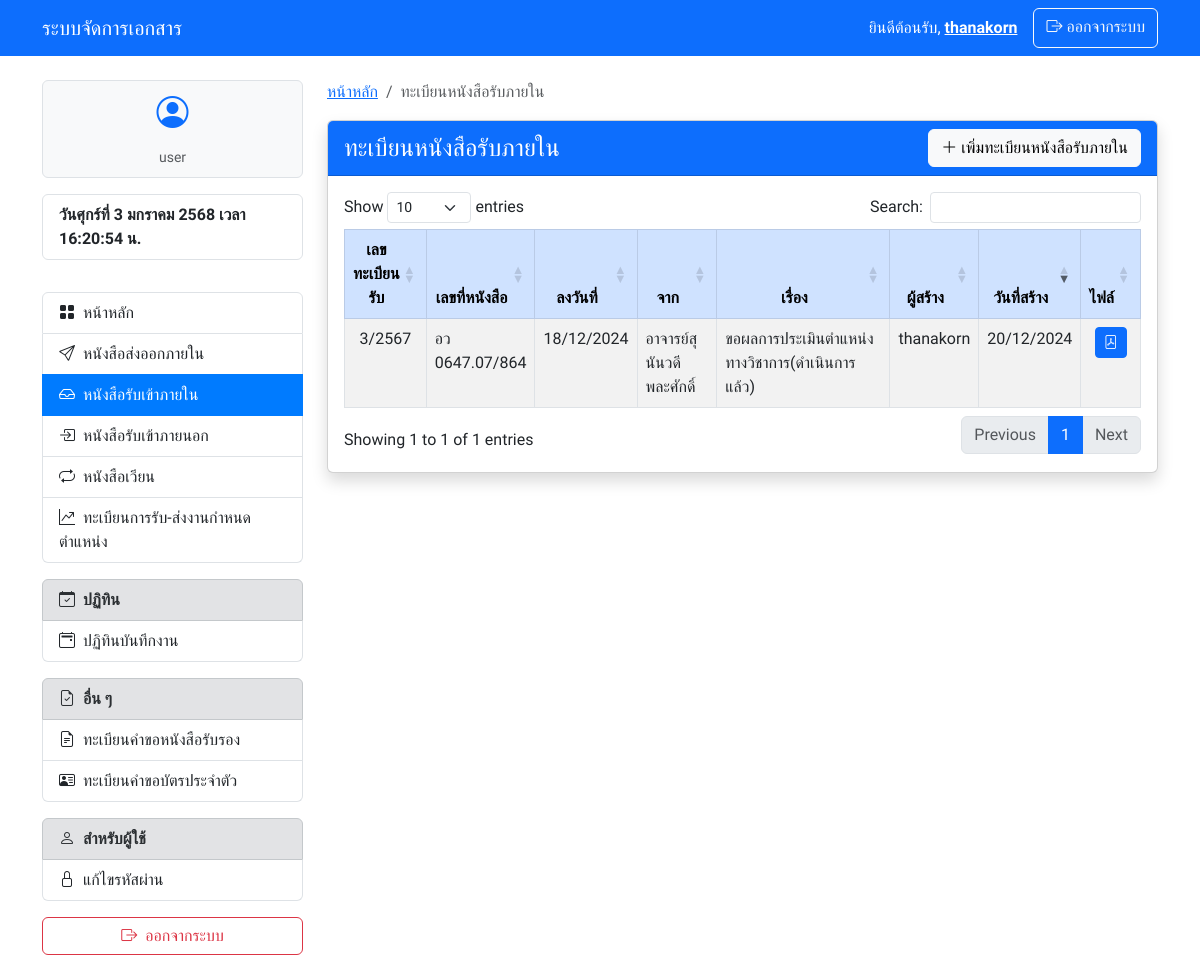
The page /internal_in/index.php (signed in) on the database its author committed.
### tables this page shows
CREATE TABLE `edms_internal_in_documents` (
  `document_id` int(11) NOT NULL,
  `document_number` int(11) NOT NULL COMMENT 'เลขทะเบียนรับ',
  `document_year` year(4) NOT NULL COMMENT 'ปีของหนังสือ',
  `document_reference_number` varchar(50) NOT NULL COMMENT 'เลขที่หนังสือ',
  `title` varchar(255) NOT NULL COMMENT 'ชื่อเรื่อง',
  `sender` varchar(255) NOT NULL COMMENT 'ผู้ส่ง',
  `receiver` varchar(255) DEFAULT NULL COMMENT 'ผู้รับ',
  `date_received` date NOT NULL COMMENT 'วันที่รับ',
  `attachment_path` varchar(255) DEFAULT NULL COMMENT 'ไฟล์แนบ',
  `note` text DEFAULT NULL,
  `category_id` int(11) DEFAULT NULL COMMENT 'หมวดหมู่งาน',
  `created_by` int(11) NOT NULL COMMENT 'ผู้สร้าง',
  `created_at` timestamp NOT NULL DEFAULT current_timestamp() COMMENT 'เวลาที่สร้างเอกสาร',
  `date_signed` date DEFAULT NULL COMMENT 'ลงวันที่'
);

CREATE TABLE `edms_users` (
  `user_id` int(11) NOT NULL,
  `username` varchar(255) NOT NULL,
  `password` varchar(255) NOT NULL,
  `first_name` varchar(255) NOT NULL,
  `last_name` varchar(255) NOT NULL,
  `email` varchar(255) DEFAULT NULL,
  `role` enum('admin','user') NOT NULL,
  `created_at` timestamp NOT NULL DEFAULT current_timestamp()
);

### internal_in/index.php (the view, shortened to what this page needs)
<?php
require_once '../config.php';
try {
    $stmt = $pdo->prepare("
        SELECT d.*,
               u.username as created_by_name,
               c.category_name,
               DATE_FORMAT(d.date_signed, '%d/%m/%Y') as formatted_date_signed,
               DATE_FORMAT(d.date_received, '%d/%m/%Y') as formatted_date_received,
               DATE_FORMAT(d.created_at, '%d/%m/%Y') as formatted_created_at
        FROM edms_internal_in_documents d
        LEFT JOIN edms_users u ON d.created_by = u.user_id
        LEFT JOIN edms_work_categories c ON d.category_id = c.category_id
        ORDER BY d.created_at DESC
    ");
    $stmt->execute();
    $documents = $stmt->fetchAll(PDO::FETCH_ASSOC);
} catch (PDOException $e) {
    echo "เกิดข้อผิดพลาด: " . $e->getMessage();
    exit();
}
?>
<!DOCTYPE html>
<html lang="th">
<head>
    <?php require_once '../components/header.php'; ?>
    <link href="https://cdn.datatables.net/1.13.7/css/dataTables.bootstrap5.min.css" rel="stylesheet">
    <link href="https://cdn.datatables.net/buttons/2.4.2/css/buttons.bootstrap5.min.css" rel="stylesheet">
</head>
<body>
    <?php require_once '../components/navbar.php'; ?>
    <div class="container mt-4">
        <div class="row">
            <div class="col-md-3">
                <?php require_once '../components/sidebar.php'; ?>
            </div>
            <div class="col-md-9">
                <nav aria-label="breadcrumb">
                    <ol class="breadcrumb">
                        <li class="breadcrumb-item"><a href="/edms/index.php">หน้าหลัก</a></li>
                        <li class="breadcrumb-item active" aria-current="page">ทะเบียนหนังสือรับภายใน</li>
                    </ol>
                </nav>
                <div class="card shadow">
                    <div class="card-header bg-primary text-white d-flex justify-content-between align-items-center">
                        <h4 class="mb-0">ทะเบียนหนังสือรับภายใน</h4>
                            <a href="create.php" class="btn btn-light">
                                <i class="bi bi-plus-lg"></i> เพิ่มทะเบียนหนังสือรับภายใน
                            </a>
                    </div>
                    <div class="card-body">
                        <div class="table-responsive">
                            <table id="documentsTable" class="table table-bordered table-striped table-hover">
                                <thead class="table-primary">
                                    <tr class="text-center">
                                        <th class="text-center" style="width: 10%">เลขทะเบียนรับ</th>
                                        <th class="text-center" style="width: 12%">เลขที่หนังสือ</th>
                                        <th class="text-center" style="width: 10%">ลงวันที่</th>
                                        <th class="text-center" style="width: 10%">จาก</th>
                                        <th class="text-center">เรื่อง</th>
                                        <th class="text-center" style="width: 10%">ผู้สร้าง</th>
                                        <th class="text-center" style="width: 10%">วันที่สร้าง</th>
                                        <th class="text-center" style="width: 5%">ไฟล์</th>
                                    </tr>
                                </thead>
                                <tbody>
                                    <?php foreach ($documents as $document): ?>
                                        <tr>
                                            <td class="text-center"><?php echo $document['document_number']; ?>/<?php echo $document['document_year'] + 543; ?></td>
                                            <td><?php echo htmlspecialchars($document['document_reference_number']); ?></td>
                                            <td class="text-center"><?php echo $document['formatted_date_signed']; ?></td>
                                            <td><?php echo htmlspecialchars($document['sender']); ?></td>
                                            <td><?php echo htmlspecialchars($document['title']); ?></td>
                                            <td><?php echo htmlspecialchars($document['created_by_name']); ?></td>
                                            <td class="text-center"><?php echo $document['formatted_created_at']; ?></td>
                                            <td class="text-center">
                                                <?php if ($document['attachment_path']): ?>
                                                    <a href="uploads/<?php echo date('Y', strtotime($document['created_at'])); ?>/<?php echo $document['attachment_path']; ?>"
                                                        class="btn btn-primary btn-sm"
                                                        target="_blank"
                                                        title="ดูไฟล์แนบ">
                                                        <i class="bi bi-file-pdf"></i>
                                                    </a>
                                                <?php endif; ?>
                                            </td>
                                        </tr>
                                    <?php endforeach; ?>
                                </tbody>
                            </table>
                        </div>
                    </div>
                </div>
            </div>
        </div>
    </div>
</body>
</html>

### components/header.php (style rules this page uses)
body { font-family: 'Sarabun', sans-serif; }

### rows shown on the page
edms_internal_in_documents: document_number "3", $document['document_year'] + 543 "2567", document_reference_number "อว 0647.07/864", formatted_date_signed "18/12/2024", sender "อาจารย์สุนันวดี พละศักดิ์", title "ขอผลการประเมินตำแหน่งทางวิชาการ(ดำเนินการแล้ว)", created_by.username "thanakorn", formatted_created_at "20/12/2024"

### other values the page prints
$_SESSION['username'] "thanakorn"
$_SESSION['role'] "user"
